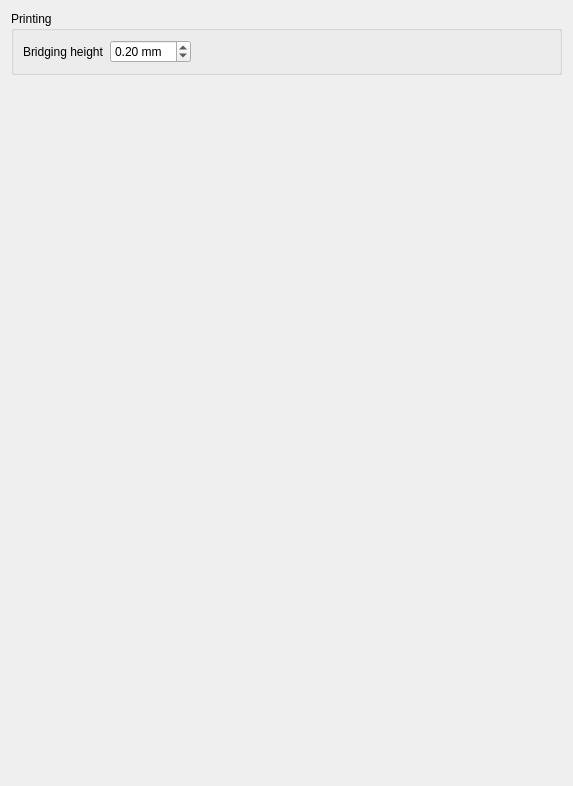
<?xml version="1.0" encoding="UTF-8"?>
<ui version="4.0">
 <class>Preferences</class>
 <widget class="QWidget" name="Preferences">
  <property name="geometry">
   <rect>
    <x>0</x>
    <y>0</y>
    <width>573</width>
    <height>786</height>
   </rect>
  </property>
  <property name="windowTitle">
   <string>Misc</string>
  </property>
  <layout class="QVBoxLayout" name="verticalLayout">
   <item>
    <widget class="QGroupBox" name="groupBox">
     <property name="title">
      <string>Printing</string>
     </property>
     <layout class="QGridLayout" name="gridLayout_4">
      <item row="0" column="1">
       <widget class="Gui::PrefDoubleSpinBox" name="doubleSpinBox_21">
        <property name="suffix">
         <string> mm</string>
        </property>
        <property name="maximum">
         <double>99.000000000000000</double>
        </property>
        <property name="singleStep">
         <double>0.100000000000000</double>
        </property>
        <property name="value">
         <double>0.200000000000000</double>
        </property>
        <property name="prefEntry" stdset="0">
         <cstring>SequentialBridgingLayerHeight</cstring>
        </property>
        <property name="prefPath" stdset="0">
         <cstring>Mod/Gridfinity</cstring>
        </property>
       </widget>
      </item>
      <item row="0" column="0">
       <widget class="QLabel" name="label_23">
        <property name="text">
         <string>Bridging height</string>
        </property>
       </widget>
      </item>
      <item row="0" column="2">
       <spacer name="horizontalSpacer_6">
        <property name="orientation">
         <enum>Qt::Orientation::Horizontal</enum>
        </property>
        <property name="sizeHint" stdset="0">
         <size>
          <width>40</width>
          <height>20</height>
         </size>
        </property>
       </spacer>
      </item>
     </layout>
    </widget>
   </item>
   <item>
    <spacer name="verticalSpacer">
     <property name="orientation">
      <enum>Qt::Orientation::Vertical</enum>
     </property>
     <property name="sizeHint" stdset="0">
      <size>
       <width>20</width>
       <height>40</height>
      </size>
     </property>
    </spacer>
   </item>
  </layout>
 </widget>
 <customwidgets>
  <customwidget>
   <class>Gui::PrefDoubleSpinBox</class>
   <extends>QDoubleSpinBox</extends>
   <header>Gui/PrefWidgets.h</header>
  </customwidget>
 </customwidgets>
 <resources/>
 <connections/>
</ui>
